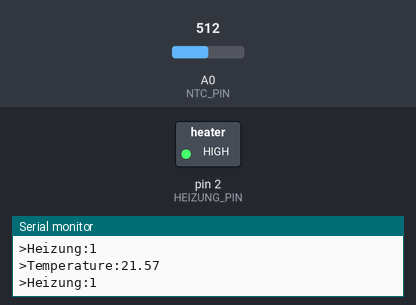
This program was run on a simulated Arduino Nano, built with avr-gcc and run on an emulated ATmega328P. Shown: switched loads named in the program (green lamp = pin HIGH), the last lines printed to the serial monitor. The inputs (shaded band) are chosen by the test bench; at power-on: A0 (NTC_PIN) = 512.

Above: at 3.9 s.
4.0 s: A0 (NTC_PIN) set to 587
5.5 s: A0 (NTC_PIN) set to 603
At 6.4 s:
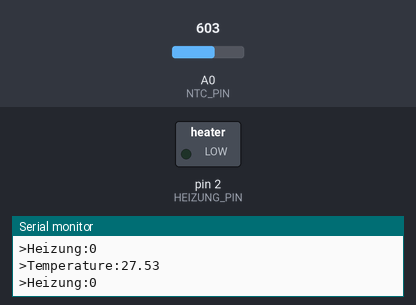
7.0 s: A0 (NTC_PIN) set to 580
8.5 s: A0 (NTC_PIN) set to 548
At 9.2 s:
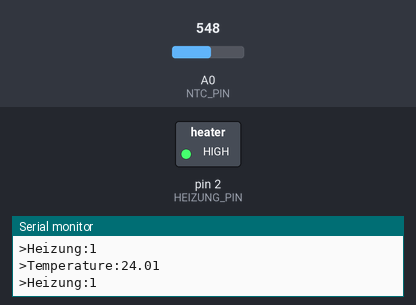
Timing chart, 0 to 11.0 s (numbered marks = the images above; inputs shaded):
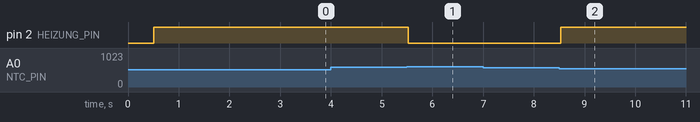

Measured:
- the behaviour switches between 594 and 595 on A0 (NTC_PIN) (found by bisection; images 0 and 1)
- the behaviour switches between 564 and 563 on A0 (NTC_PIN) (found by bisection; images 1 and 2)
- after the input at 5.5 s, pin 2 (HEIZUNG_PIN): HIGH → LOW at once
- after the input at 8.5 s, pin 2 (HEIZUNG_PIN): LOW → HIGH at once

The program:

main.cpp
```cpp
#include <Arduino.h>

#define NTC_PIN A0
#define HEIZUNG_PIN 2

const float A = 0.00438;
const float B = -0.00026;
const float C = 0.000001756;
const uint16_t resistanceR1 = 12000;

enum states
{
  abkuehlen,
  heizen
};

void setup()
{
  Serial.begin(115200);
  Serial.println("Temperaturmessung");
  pinMode(HEIZUNG_PIN, OUTPUT);
  digitalWrite(HEIZUNG_PIN, LOW);
}

void loop()
{
  static uint8_t state = states::abkuehlen;
  static float temperatureC = 0;
  static unsigned long lastMillis = 0;
  if (millis() - lastMillis > 500)
  {
    uint16_t voltageADC = analogRead(NTC_PIN);

    float voltageR1 = (5.0 / 1024.0) * (float)voltageADC;

    float voltageNTC = 5.0 - voltageR1; // Achtung bei Low Side Beschaltung sind voltageR1 und voltageNTC vertauscht
    float current = voltageR1 / (float)resistanceR1;

    float resistanceNTC = voltageNTC / current;

    float temperatureK = 1.0 / (A + B * (log(resistanceNTC)) + C * (pow(log(resistanceNTC), 3))); //A, B, C = Koeffizienten der Steinhart Gleichung

    temperatureC = temperatureK - 273.15;

    Serial.print(">Temperature:");
    Serial.println(temperatureC);

    if (temperatureC >= 27.0)
    {
      state = states::abkuehlen;
    }

    if (temperatureC <= 25.0)
    {
      state = states::heizen;
    }

    Serial.print(">Heizung:");
    Serial.println(state);

    lastMillis = millis();
  }

  switch (state)
  {
  case states::abkuehlen:
    digitalWrite(HEIZUNG_PIN, LOW);
    digitalWrite(LED_BUILTIN, LOW);
    break;

  case states::heizen:
    digitalWrite(HEIZUNG_PIN, HIGH);
    digitalWrite(LED_BUILTIN, HIGH);
    break;

  default:
    break;
  }
}
```
